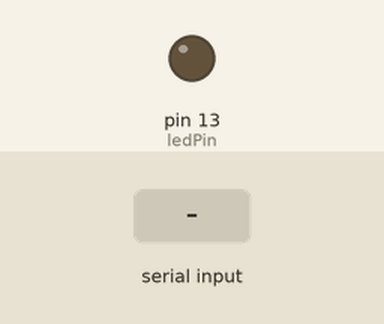
This sketch was run on a simulated Arduino Uno, built with avr-gcc and run on an emulated ATmega328P. Shown: output pins drawn as LEDs (lit = HIGH). The test bench sets the inputs (shaded band).

Above: at 1.2 s.
1.3 s: "ON\n" received over Serial
At 1.6 s:
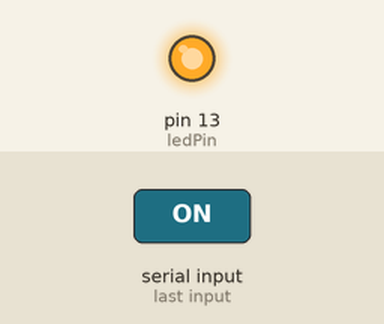
2.8 s: "OFF\n" received over Serial
At 4.0 s:
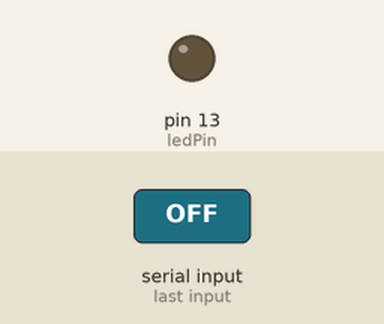
4.3 s: "on\n" received over Serial
At 5.1 s:
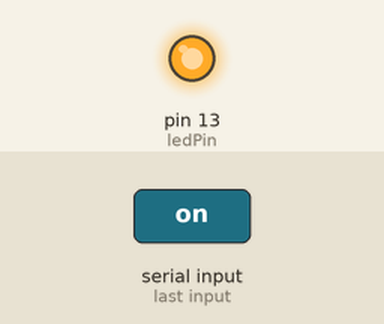
Timing chart, 0 to 7.3 s (numbered marks = the images above; inputs shaded):
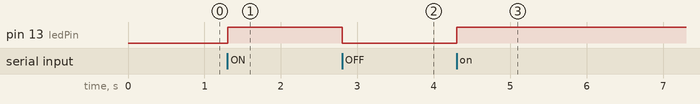

Measured:
- after the input at 1.3 s, pin 13 (ledPin): LOW → HIGH at once
- after the input at 2.8 s, pin 13 (ledPin): HIGH → LOW at once
- after the input at 4.3 s, pin 13 (ledPin): LOW → HIGH at once

The sketch:

test_user_input.ino
```cpp
#define ledPin 13

void setup() {
  pinMode(ledPin, OUTPUT);
  Serial.begin(9600);
}

void loop() {
  while (Serial.available()) {

    String data = Serial.readStringUntil('\n');
    data.trim(); // Remove whitespace/newlines

    // For Debugging
    //Serial.print("Received: ");
    //Serial.println(data);

    if (data == "ON" || data == "on"){
      digitalWrite(ledPin, 1);
    }
    else if(data == "OFF" || data == "off"){
      digitalWrite(ledPin, 0);
    }
    else {
      digitalWrite(ledPin, 0);
    }
  }
}
```
